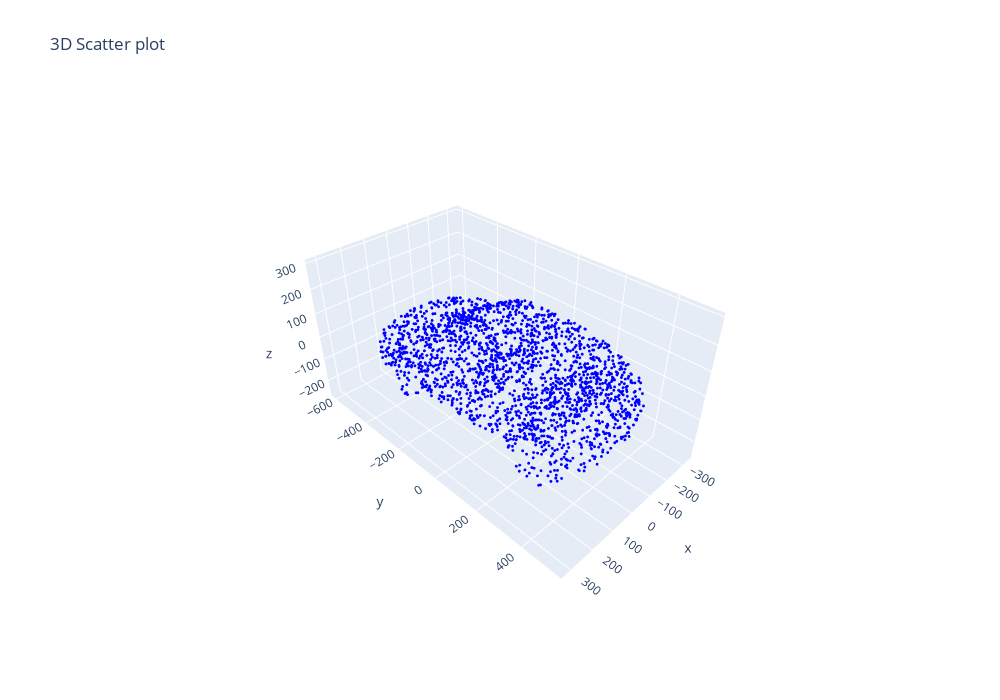
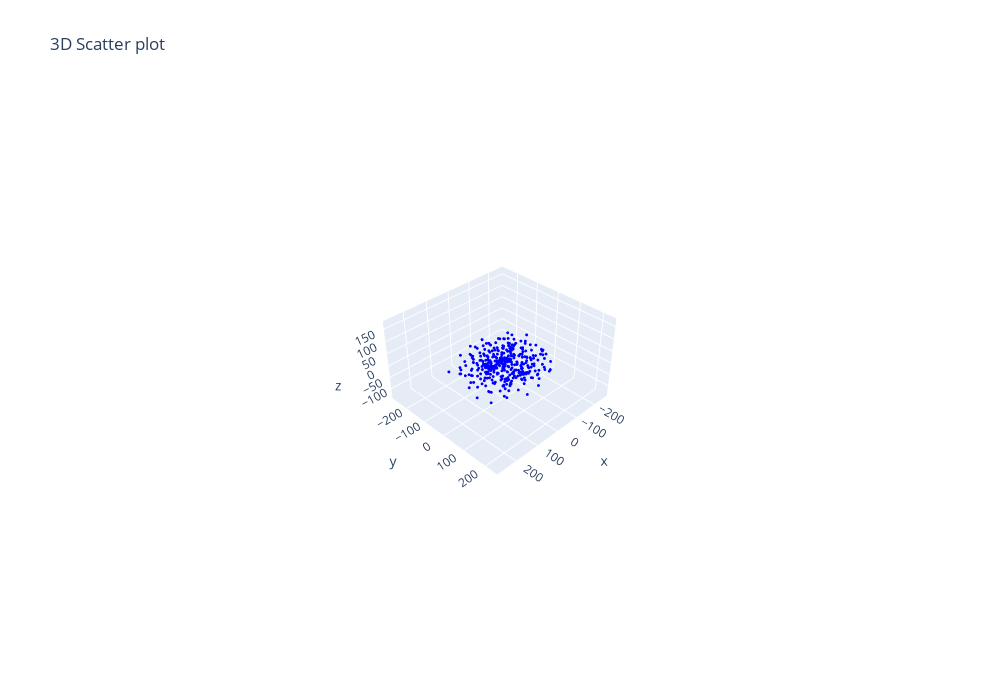

Here is the notebook cell these charts were saved with, in order:
### Code cell
x = train_loader.__iter__().next() # hack to grab a batch

inputs = x.float().to(device)

outputs, _ = model(inputs)

X = inputs.cpu().detach().numpy()[0]
X_hat = outputs.cpu().detach().numpy()[0]

draw3DPoints(X)
draw3DPoints(X_hat)

### Figure 1 — Plotly figure (JSON) as saved in the notebook; plotly's stock layout.template omitted (floating-point values rounded to 4 significant figures; data arrays with more than 128 entries replaced by an {"elided": "..."} marker saying what was removed)
{"data": [{"marker": {"color": "blue", "colorscale": [[0, "#440154"], [0.1111, "#482878"], [0.2222, "#3e4989"], [0.3333, "#31688e"], [0.4444, "#26828e"], [0.5556, "#1f9e89"], [0.6667, "#35b779"], [0.7778, "#6ece58"], [0.8889, "#b5de2b"], [1, "#fde725"]], "size": 1}, "mode": "markers", "type": "scatter3d", "x": {"elided": "2048 float values"}, "y": {"elided": "2048 float values"}, "z": {"elided": "2048 float values"}}], "layout": {"height": 700, "scene": {"aspectratio": {"x": 0.6939, "y": 1.189, "z": 0.5881}, "xaxis": {"range": [-352.1, 341.8]}, "yaxis": {"range": [-634.1, 555.0]}, "zaxis": {"range": [-274.0, 314.1]}}, "title": {"text": "3D Scatter plot"}, "width": 1000}}

### Figure 2 — Plotly figure (JSON) as saved in the notebook; plotly's stock layout.template omitted (floating-point values rounded to 4 significant figures; data arrays with more than 128 entries replaced by an {"elided": "..."} marker saying what was removed)
{"data": [{"marker": {"color": "blue", "colorscale": [[0, "#440154"], [0.1111, "#482878"], [0.2222, "#3e4989"], [0.3333, "#31688e"], [0.4444, "#26828e"], [0.5556, "#1f9e89"], [0.6667, "#35b779"], [0.7778, "#6ece58"], [0.8889, "#b5de2b"], [1, "#fde725"]], "size": 1}, "mode": "markers", "type": "scatter3d", "x": {"elided": "2048 float values"}, "y": {"elided": "2048 float values"}, "z": {"elided": "2048 float values"}}], "layout": {"height": 700, "scene": {"aspectratio": {"x": 0.5571, "y": 0.5332, "z": 0.3246}, "xaxis": {"range": [-273.1, 284.1]}, "yaxis": {"range": [-280.6, 252.6]}, "zaxis": {"range": [-143.8, 180.8]}}, "title": {"text": "3D Scatter plot"}, "width": 1000}}
